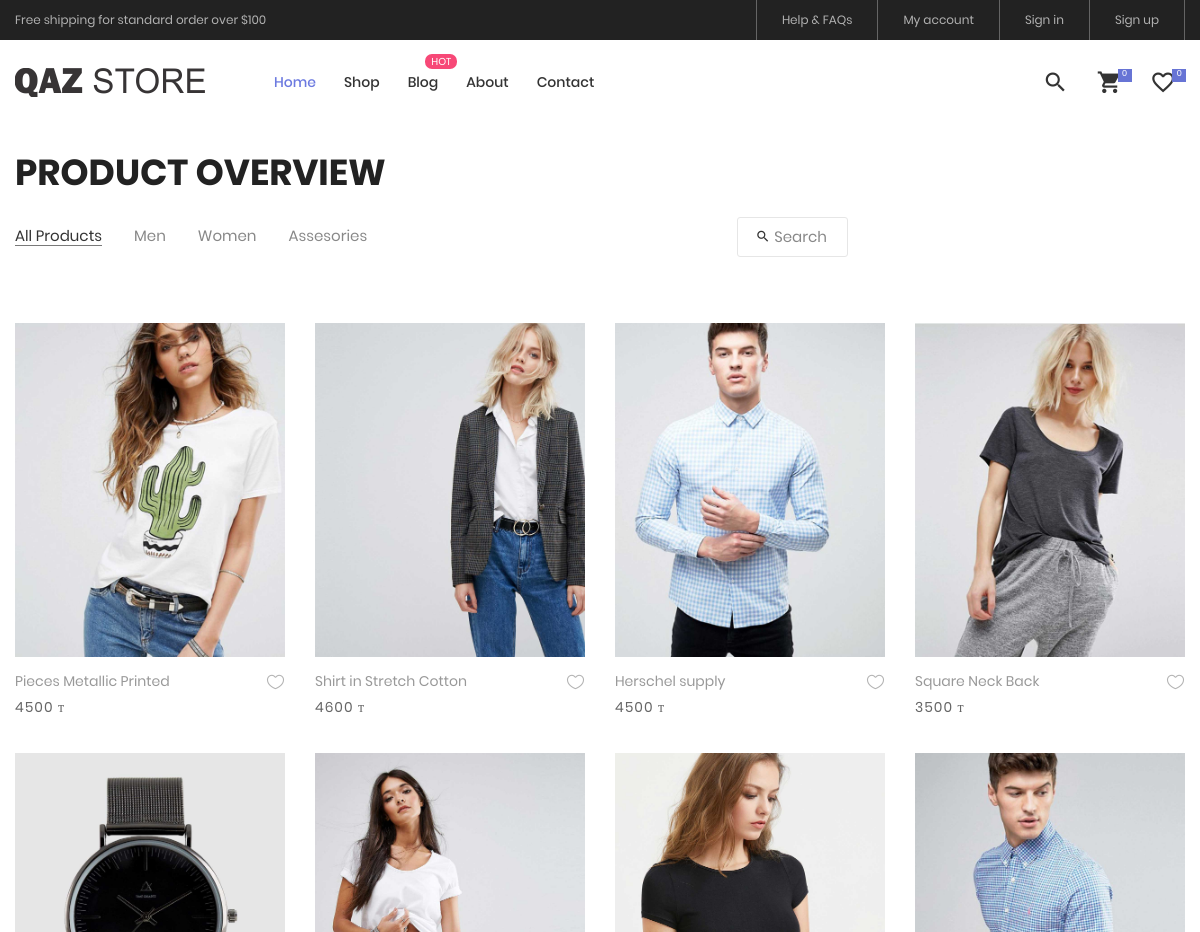
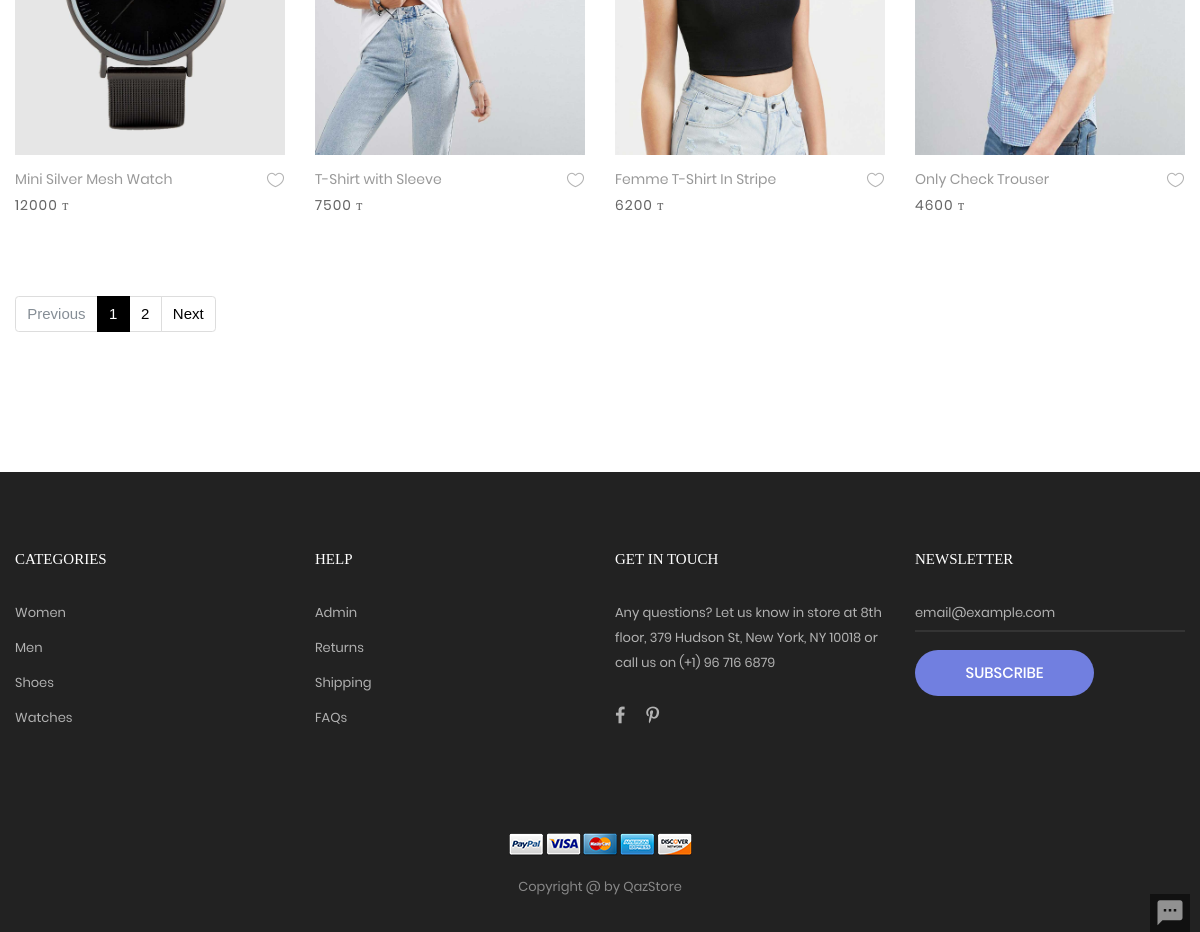
Screenshot of /products/ with the database file from the repository (2 pictures, top to bottom).
### Products/models.py (models this page shows, shortened)
class Category(models.Model):
  CategoryName = models.CharField(max_length = 20)
  CategoryImage = models.ImageField(upload_to='imagesDB')
  CategorySeason = models.CharField(max_length = 20)
  is_active = models.BooleanField(default=True)
  created_time = models.DateTimeField(auto_now_add=True, auto_now=False)
  updated_time = models.DateTimeField(auto_now_add=False, auto_now=True)
  class Meta:
      verbose_name = 'Категория товара'
      verbose_name_plural = 'Категория товары'

class ProductImage(models.Model):
    ProductName = models.ForeignKey(Products, on_delete = models.CASCADE)
    img = models.ImageField(upload_to='imagesDB')
    is_active = models.BooleanField(default=True)
    is_main = models.BooleanField(default=False)
    created_time = models.DateTimeField(auto_now_add=True, auto_now=False)
    updated_time = models.DateTimeField(auto_now_add=False, auto_now=True)
    class Meta:
      verbose_name = 'Изображение товара'
      verbose_name_plural = 'Изображение товаров'
    class Meta:
        ordering =['-created_time']

class Products(models.Model):
    category = models.ForeignKey(Category,on_delete = models.CASCADE, null = True)
    name = models.CharField(max_length = 20)
    price = models.IntegerField()
    is_active = models.BooleanField(default=True, null=True)
    elect = models.BooleanField(default= False, null = True)
    size = models.ManyToManyField(Size_products)
    color = models.ManyToManyField(Color_products)
    description = models.TextField(null = True)
    short_descrip = models.TextField(max_length=400,null=True)
    avg_rating = models.DecimalField(max_digits=10, decimal_places=2, default=0)
    best_seller = models.IntegerField(default=0)
    created_time = models.DateTimeField(auto_now_add=True, auto_now=False)
    updated_time = models.DateTimeField(auto_now_add=False, auto_now=True)
    class Meta:
        verbose_name='Товар'
        verbose_name_plural = 'Товары'

### Products/views.py (the view)
# urls.py: path('products/', views.ProductListView.as_view()),
def products(request):
      categories = Category.objects.filter(is_active = True)
      product_img = ProductImage.objects.filter(is_active = True, is_main = True)
      is_wishlisted = ProductsInWishlist.objects.filter(product__ProductName__id = 21)
      paginator = Paginator(product_img,8)
      page_number = request.GET.get('page',1)
      page = paginator.get_page(page_number)
      is_paginated = page.has_other_pages()
      if page.has_previous():
        prev_url = '?page={}'.format(page.previous_page_number())
      else:
        prev_url = ''
      if page.has_next():
        next_url = '?page={}'.format(page.next_page_number())
      else:
        next_url = ''
      context = {
        'page_object':page,
        'categories':categories,
        'is_paginated':is_paginated,
        'prev_url':prev_url,
        'next_url':next_url,
        "is_wishlisted":is_wishlisted
      }
      return render(request, "mainApp/products.html",context = context)

### Products/context_processors.py (called while the page is built)
def getting_basket_info(request):
    user = request.user
    session_key = request.session.session_key
    if request.user.is_authenticated:
        room = RoomChat.objects.filter(Q(assistant=request.user) | Q(customer=request.user))
        product_in_basket_for_total_price = ProductsInBasket.objects.filter(user=user)
        products_in_minibasket = ProductsInBasket.objects.filter(user=user,is_active = True)
        products_total_nmb = products_in_minibasket.count()
        total_price = 0
        for i in product_in_basket_for_total_price:
          total_price = total_price + i.total_price
    else:
        products_total_nmb = 0
        total_price = 0
    return locals()

def getting_wishlist_info(request):
    user = request.user
    session_key = request.session.session_key
    if request.user.is_authenticated:
        wishlist_total_nmb = ProductsInWishlist.objects.filter(user=user,is_active = True).count()
    else:
        wishlist_total_nmb = 0
    return locals()

### templates/mainApp/products.html (shortened to what this page needs)
{% extends "mainApp/base.html" %}
{% load static %}
{% block content%}
<br> <br> <br> <br>
<section class="bg0 p-t-23 p-b-140">
  <div class="container">
    <div class="p-b-10">
      <h3 class="ltext-103 cl5">
        Product Overview
      </h3>
    </div>
    <div class="flex-w flex-sb-m p-b-52">
      <div class="flex-w flex-l-m filter-tope-group m-tb-10">
        <button class="stext-106 cl6 hov1 bor3 trans-04 m-r-32 m-tb-5 how-active1" data-filter="*">
          All Products
        </button>
        {% for element in categories %}
        <button class="stext-106 cl6 hov1 bor3 trans-04 m-r-32 m-tb-5" data-filter=".{{element.CategoryName}}">
          {{element.CategoryName}}
        </button>
        {% endfor %}
      </div>
      <div class="flex-w flex-c-m m-tb-10">
        <div class="flex-c-m stext-106 cl6 size-105 bor4 pointer hov-btn3 trans-04 m-tb-4 js-show-search">
          <i class="icon-search cl2 m-r-6 fs-15 trans-04 zmdi zmdi-search"></i>
          Search
        </div>
      </div>
    </div>
    <div class="row isotope-grid">
      {% for element in page_object.object_list %}
      <div class="col-sm-6 col-md-4 col-lg-3 p-b-35 isotope-item {{element.ProductName.category.CategoryName}} ">
        <div class="block2">
          <div class="block2-pic hov-img0">
          <a href="/products/{{element.ProductName.id}}">
          <img src="{{element.img.url}}" alt="IMG-PRODUCT">
          </a>
          </div>
          <div class="block2-txt flex-w flex-t p-t-14">
            <div class="block2-txt-child1 flex-col-l ">
              <a href="product-detail.html" class="stext-104 cl4 hov-cl1 trans-04 js-name-b2 p-b-6">
                {{element.ProductName.name}}
              </a>
              <span class="stext-105 cl3">
                {{element.ProductName.price}} т
              </span>
            </div>
            <div class="block2-txt-child2 flex-r p-t-3">
              <a href="{%url 'wishlist_adding'%}" class="wishlist_btn btn-addwish-b2 dis-block pos-relative js-addwish-b2"  data-product_id="{{element.id}}">{%csrf_token%}
                <img class="icon-heart1 dis-block trans-04" src="{% static 'images/icons/icon-heart-01.png' %}" alt="ICON">
              </a>
            </div>
          </div>
        </div>
      </div>
      {% endfor %}
    </div>
<br><br>
      {%if is_paginated%}
        <nav aria-label="...">
          <ul class="pagination">
            <li class="page-item {%if not prev_url%}disabled{%endif%}">
              <a class="page-link" href="{{prev_url}}" tabindex="-1">Previous</a>
            </li>
            {% for page in page_object.paginator.page_range %}
              {%if page_object.number == page%}
                <li class="page-item active">
                  <a class="page-link" href="?page={{ page }}">{{ page }} <span class="sr-only">(current)</span></a>
                </li>
              {% elif page > page_object.number|add:-3 and page < page_object.number|add:3 %}
                <li class="page-item ">
                  <a class="page-link" href="?page={{ page }}">{{ page }} <span class="sr-only">(current)</span></a>
                </li>
              {%endif%}
            {% endfor %}
            <li class="page-item {%if not next_url%}disabled{%endif%}">
              <a class="page-link" href="{{next_url}}">Next</a>
            </li>
          </ul>
        </nav>
      {%endif%}
  </div>
</section>
{% endblock content%}

### templates/mainApp/base.html (shortened to what this page needs)
{% load static %}
<!DOCTYPE html>
<html>
<head>
		<link rel="stylesheet" type="text/css" href="{% static 'vendor/bootstrap/css/bootstrap.min.css' %}">
		<link rel="stylesheet" type="text/css" href="{% static 'fonts/font-awesome-4.7.0/css/font-awesome.min.css' %}">
		<link rel="stylesheet" type="text/css" href="{% static 'fonts/iconic/css/material-design-iconic-font.min.css' %}">
		<link rel="stylesheet" type="text/css" href="{% static 'fonts/linearicons-v1.0.0/icon-font.min.css' %}">
		<link rel="stylesheet" type="text/css" href="{% static 'vendor/animate/animate.css' %}">
		<link rel="stylesheet" type="text/css" href="{% static 'vendor/css-hamburgers/hamburgers.min.css' %}">
		<link rel="stylesheet" type="text/css" href="{% static 'vendor/animsition/css/animsition.min.css' %}">
		<link rel="stylesheet" type="text/css" href="{% static 'vendor/select2/select2.min.css' %}">
		<link rel="stylesheet" type="text/css" href="{% static 'vendor/daterangepicker/daterangepicker.css' %}">
		<link rel="stylesheet" type="text/css" href="{% static 'vendor/slick/slick.css' %}">
		<link rel="stylesheet" type="text/css" href="{% static 'vendor/MagnificPopup/magnific-popup.css' %}">
		<link rel="stylesheet" type="text/css" href="{% static 'vendor/perfect-scrollbar/perfect-scrollbar.css' %}">
		<link rel="stylesheet" type="text/css" href="{% static 'css/util.css' %}">
		<link rel="stylesheet" type="text/css" href="{% static 'css/main.css' %}">
</head>
<body class="animsition">
	<header>
		<div class="container-menu-desktop">
			<div class="top-bar">
				<div class="content-topbar flex-sb-m h-full container">
					<div class="left-top-bar">
						Free shipping for standard order over $100
					</div>
					<div class="right-top-bar flex-w h-full">
						<a href="{%url 'contact'%}" class="flex-c-m trans-04 p-lr-25">
							Help & FAQs
						</a>
						{%if user.is_authenticated%}
						<a href="/login" class="user_for_product_comment flex-c-m trans-04 p-lr-25">{{user.username}}</a>
						{%else%}
						<a href="/login" class="flex-c-m trans-04 p-lr-25">
							My account
						</a>
						{%endif%}
						{%if user.is_authenticated%}
							<a href="{%url 'logout_user'%}" class="flex-c-m trans-04 p-lr-25">
								Log out
							</a>
						{%else%}
							<a href="{%url 'login_view'%}" class="flex-c-m trans-04 p-lr-25">
								Sign in
							</a>
							<a href="{%url 'register_view'%}" class="flex-c-m trans-04 p-lr-25">
								Sign up
							</a>
						{%endif%}
					</div>
				</div>
			</div>
			<div class="wrap-menu-desktop">
				<nav class="limiter-menu-desktop container">
					<a href="/" class="logo">
						<img src="{% static 'images/icons/logo-01.png' %}" alt="IMG-LOGO">
					</a>
					<div class="menu-desktop">
						<ul class="main-menu">
							<li class="active-menu">
								<a href="/">Home</a>
							</li>
							<li>
								<a href="/products">Shop</a>
							</li>
							<li class="label1" data-label1="hot">
								<a href="{%url 'blog'%}">Blog</a>
							</li>
							<li>
								<a href="{%url 'about_store'%}">About</a>
							</li>
							<li>
								<a href="{%url 'contact'%}">Contact</a>
							</li>
						</ul>
					</div>
					<div class="wrap-icon-header flex-w flex-r-m">
						<div class="icon-header-item cl2 hov-cl1 trans-04 p-l-22 p-r-11 js-show-modal-search">
							<i class="zmdi zmdi-search"></i>
						</div>
						<div class="icon-header-item cl2 hov-cl1 trans-04 p-l-22 p-r-11 icon-header-noti js-show-cart">
							<div class="notify" >
								<div class="basket_total_number">{{products_total_nmb}}</div>
						</div>
							<i class="zmdi zmdi-shopping-cart" >
							</i>
						</div>
						<a href="{%url 'wish_list'%}" class="dis-block icon-header-itemm cl2 hov-cl1 trans-04 p-l-22 p-r-11 icon-header-noti" data-notify="0">
							<div class="notify" >
								<div class="wishlist_total_number">{{wishlist_total_nmb}}</div>
						</div>
							<i class="zmdi zmdi-favorite-outline"></i>
						</a>
					</div>
				</nav>
			</div>
		</div>
  </header>
    <div>
			{% block content%}
			{% endblock content %}
		</div>
	<footer class="bg3 p-t-75 p-b-32">
		<div class="container">
			<div class="row">
				<div class="col-sm-6 col-lg-3 p-b-50">
					<h4 class="stext-301 cl0 p-b-30">
						Categories
					</h4>
					<ul>
						<li class="p-b-10">
							<a href="{%url 'products'%}" class="stext-107 cl7 hov-cl1 trans-04">
								Women
							</a>
						</li>
						<li class="p-b-10">
							<a href="{%url 'products'%}" class="stext-107 cl7 hov-cl1 trans-04">
								Men
							</a>
						</li>
						<li class="p-b-10">
							<a href="{%url 'products'%}" class="stext-107 cl7 hov-cl1 trans-04">
								Shoes
							</a>
						</li>
						<li class="p-b-10">
							<a href="{%url 'products'%}" class="stext-107 cl7 hov-cl1 trans-04">
								Watches
							</a>
						</li>
					</ul>
				</div>
				<div class="col-sm-6 col-lg-3 p-b-50">
					<h4 class="stext-301 cl0 p-b-30">
						Help
					</h4>
					<ul>
						<li class="p-b-10">
							<a href="{%url 'account_view'%}" class="stext-107 cl7 hov-cl1 trans-04">
								Admin
							</a>
						</li>
						<li class="p-b-10">
							<a href="{%url 'about_store'%}" class="stext-107 cl7 hov-cl1 trans-04">
								Returns
							</a>
						</li>
						<li class="p-b-10">
							<a href="{%url 'about_store'%}" class="stext-107 cl7 hov-cl1 trans-04">
								Shipping
							</a>
						</li>
						<li class="p-b-10">
							<a href="{%url 'about_store'%}" class="stext-107 cl7 hov-cl1 trans-04">
								FAQs
							</a>
						</li>
					</ul>
				</div>
				<div class="col-sm-6 col-lg-3 p-b-50">
					<h4 class="stext-301 cl0 p-b-30">
						GET IN TOUCH
					</h4>
					<p class="stext-107 cl7 size-201">
						Any questions? Let us know in store at 8th floor, 379 Hudson St, New York, NY 10018 or call us on (+1) 96 716 6879
					</p>
					<div class="p-t-27">
						<a href="#" class="fs-18 cl7 hov-cl1 trans-04 m-r-16">
							<i class="fa fa-facebook"></i>
						</a>
						<a href="#" class="fs-18 cl7 hov-cl1 trans-04 m-r-16">
							<i class="fa fa-pinterest-p"></i>
						</a>
					</div>
				</div>
				<div class="col-sm-6 col-lg-3 p-b-50">
					<h4 class="stext-301 cl0 p-b-30">
						Newsletter
					</h4>
					<form id="register_form" method = "POST">
						<div class="wrap-input1 w-full p-b-4">
							<input class="input1 bg-none plh1 stext-107 cl7" type="text" name="user_name" id="username_input" placeholder="email@example.com">
						</div>
						<div class="p-t-18">
							<button class="flex-c-m stext-101 cl0 size-103 bg1 bor1 hov-btn2 p-lr-15 trans-04">
								Subscribe
							</button>
						</div>
					</form>
				</div>
			</div>
			<div class="p-t-40">
				<div class="flex-c-m flex-w p-b-18">
					<a href="#" class="m-all-1">
						<img src="{%static 'images/icons/icon-pay-01.png'%}" alt="ICON-PAY">
					</a>
					<a href="#" class="m-all-1">
						<img src="{%static 'images/icons/icon-pay-02.png'%}" alt="ICON-PAY">
					</a>
					<a href="#" class="m-all-1">
						<img src="{%static 'images/icons/icon-pay-03.png'%}" alt="ICON-PAY">
					</a>
					<a href="#" class="m-all-1">
						<img src="{%static 'images/icons/icon-pay-04.png'%}" alt="ICON-PAY">
					</a>
					<a href="#" class="m-all-1">
						<img src="{%static 'images/icons/icon-pay-05.png'%}" alt="ICON-PAY">
					</a>
				</div>
				<p class="stext-107 cl6 txt-center">
Copyright @ by QazStore
				</p>
			</div>
		</div>
	</footer>
		<div id="mydiv" class="btn-open-chat js-show-chat" >
			<span class="symbol-btn-open-chat ">
				<i class="zmdi zmdi-comment-dots "></i>
			</span>
		</div>
</body>
</html>

### rows the page displays
Category: CategoryName "Men"
Category: CategoryName "Women"
Category: CategoryName "Assesories"
ProductImage: img (picture), ProductName.name "Pieces Metallic Printed", ProductName.price "4500"
ProductImage: img (picture), ProductName.name "Shirt in Stretch Cotton", ProductName.price "4600"
ProductImage: img (picture), ProductName.name "Herschel supply", ProductName.price "4500"
ProductImage: img (picture), ProductName.name "Square Neck Back", ProductName.price "3500"
ProductImage: img (picture), ProductName.name "Mini Silver Mesh Watch", ProductName.price "12000"
ProductImage: img (picture), ProductName.name "T-Shirt with Sleeve", ProductName.price "7500"
ProductImage: img (picture), ProductName.name "Femme T-Shirt In Stripe", ProductName.price "6200"
ProductImage: img (picture), ProductName.name "Only Check Trouser", ProductName.price "4600"

### other values shown
{{ products_total_nmb }} "0"
{{ wishlist_total_nmb }} "0"
{{ page }} "1"
{{ page }} "2"
